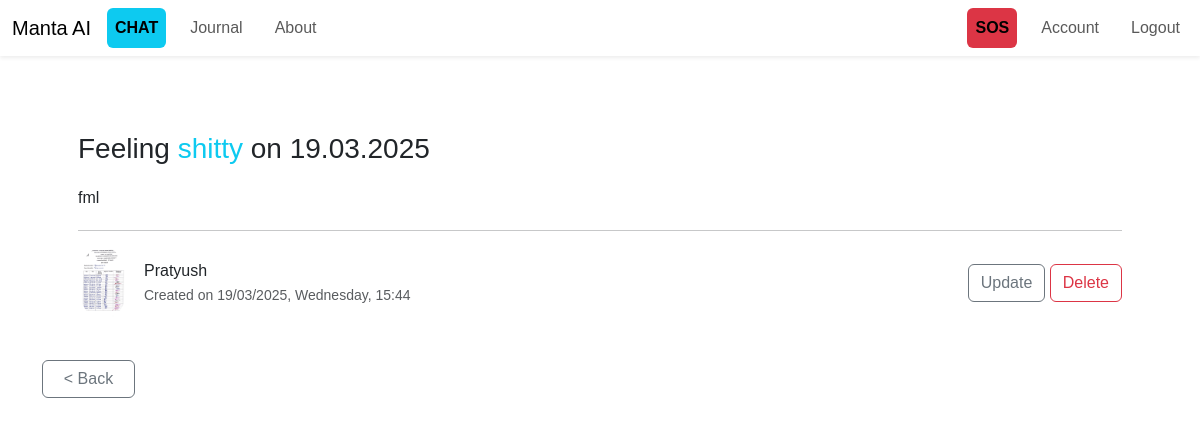
The app's page /journal/2 (signed in) with its own data.
### ChatbotWebsite/models.py (models this page shows, shortened)
class Journal(db.Model):
    id = db.Column(db.Integer, primary_key=True)
    timestamp = db.Column(db.DateTime, nullable=False, default=datetime.now)
    mood = db.Column(db.String(30), nullable=False)
    content = db.Column(db.String(3000), nullable=False)
    user_id = db.Column(db.Integer, db.ForeignKey(
        'user.id'), nullable=False)  # Foreign key to User Class

class User(db.Model, UserMixin):
    id = db.Column(db.Integer, primary_key=True)
    username = db.Column(db.String(20), unique=True, nullable=False)
    email = db.Column(db.String(120), unique=True, nullable=False)
    password = db.Column(db.String(60), nullable=False)
    profile_image = db.Column(
        db.String(20), nullable=False, default='default.jpg')
    messages = db.relationship('ChatMessage', backref='user', lazy=True)
    journals = db.relationship('Journal', backref='user', lazy=True)

### ChatbotWebsite/journal/routes.py (the view)
@journals.route("/journal/<int:journal_id>")
@login_required
def journal(journal_id):
    journal = Journal.query.get_or_404(journal_id)  # Get journal from database
    if (
        journal.user != current_user
    ):  # If journal does not belong to current user, abort
        abort(403)
    return render_template(
        "journal.html", title="Journal #" + str(journal.id), journal=journal
    )

### ChatbotWebsite/models.py (called while the page is built)
@login_manager.user_loader
def load_user(user_id):
    return User.query.get(int(user_id))

### ChatbotWebsite/templates/journal.html (shortened to what this page needs)
{%extends 'layout.html'%}{%block content%}
    <div class="container-sm d-grid mt-5">
        <div class="container pt-1">
          <div class="row d-flex justify-content-center align-items-center">
              <div class="card mb-3 border-0">
                <div class="card-body p-4">
                  <h3 class="mb-3">Feeling <span class="text-info">{{journal.mood}}</span> on {{journal.timestamp.strftime('%d.%m.%Y')}}</h3>
                  <p class="lh-lg">{{journal.content}} </p>
                  <hr class="my-3">
                  <div class="d-flex justify-content-start align-items-center">
                    <img src="{{url_for('static',filename='profile_images/'+current_user.profile_image)}}" alt="profile-avatar"
                        class="img-fluid rounded-circle me-3" width="50">
                    <div class="col">
                        <p class="mb-0">{{journal.user.username}}</p>
                        <small class="text-muted">Created on {{journal.timestamp.strftime('%d/%m/%Y, %A, %H:%M')}}</small>
                    </div>
                    <div class="gap-3">
                        <a href="{{url_for('journals.update_journal',journal_id=journal.id)}}" class="btn btn-outline-secondary">Update</a>
                        <button type="button" class="btn btn-outline-danger" data-bs-toggle="modal" data-bs-target="#deleteJournal">
                          Delete
                        </button>
                      </div>
                  </div>
                </div>
              </div>
          </div>
        </div>
        <a href="{{url_for('journals.all_journals')}}" class="btn btn-outline-secondary col-1">&lt Back</a>
    </div>
{%endblock content%}

### ChatbotWebsite/static/styles/layout.css (style rules this page uses)
body { font-family: Arial, Helvetica, sans-serif; }

### records on screen
Journal: mood "shitty", timestamp "19.03.2025", content "fml", timestamp "19/03/2025, Wednesday, 15:44"
User: profile_image (picture), user.username "Pratyush"
